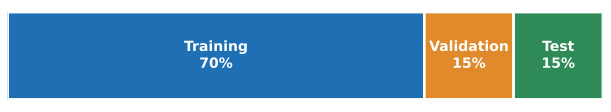

This chart was generated by the following Python code:
"""A dataset split 70/15/15 into training, validation and test sets (redrawn from Google MLCC)."""

import matplotlib.pyplot as plt

from mlrecall.figstyle import BLUE, GREEN, ORANGE, save

parts = [("Training", 0.70, BLUE), ("Validation", 0.15, ORANGE), ("Test", 0.15, GREEN)]
fig, ax = plt.subplots(figsize=(8, 1.3))
left = 0.0
for name, share, color in parts:
    ax.barh(0, share, left=left, color=color, edgecolor="white", linewidth=2, height=0.7)
    ax.text(left + share / 2, 0, f"{name}\n{share:.0%}", ha="center", va="center",
            color="white", fontsize=10.5, fontweight="bold")  # fmt: skip
    left += share
ax.set_xlim(0, 1)
ax.axis("off")
save(fig, __file__)
